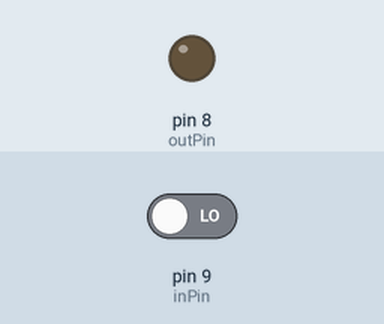
Recording of a sketch running on a simulated Arduino Uno, built with avr-gcc and run on an emulated ATmega328P. Shown: output pins drawn as LEDs (lit = HIGH). Dashed ring = blinking. The inputs (shaded band) are chosen by the test bench; at power-on: pin 9 (inPin) LOW.

Above: at 1.2 s.
1.3 s: pin 9 (inPin) driven HIGH
At 2.2 s:
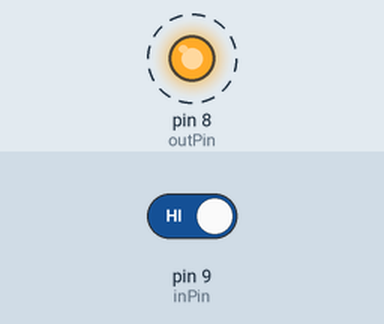
4.3 s: pin 9 (inPin) driven LOW
At 4.9 s:
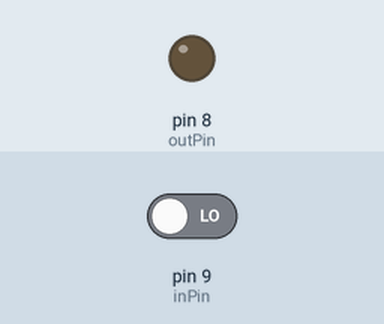
Timing chart, 0 to 7.3 s (numbered marks = the images above; inputs shaded):
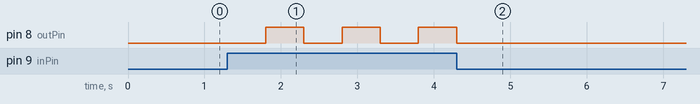

Measured:
- after the input at 1.3 s, pin 8 (outPin): alternates HIGH for 0.50 s and LOW for 0.50 s, starting after 0.50 s
- after the input at 4.3 s, pin 8 (outPin): goes on until 4.3 s, then stays LOW

The sketch:

OneButton.ino
```cpp
/* Dylan Himes */
// Aleksa Rodic
//Chloe Hale
int outPin = 8;
int inPin = 9;

void setup() {
  // put your setup code here, to run once:
  pinMode(outPin,OUTPUT);
  pinMode(inPin, INPUT);
}

void loop() {
  // put your main code here, to run repeatedly:
    if(digitalRead(inPin) == HIGH){
      delay(500);
      digitalWrite(outPin,HIGH);
      delay(500);
      digitalWrite(outPin,LOW);
    }
  }
```
